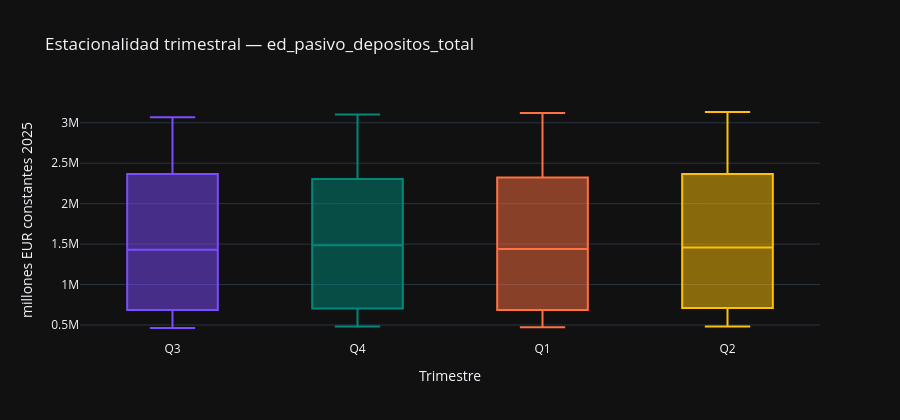

Notebook source saved alongside this figure:
### Markdown cell above
### Análisis:

Los correlogramas trimestrales son coherentes con los tests y precisan la dinámica de dependencia en cada transformación. En el nivel, la `ACF` decae linealmente desde 1, manteniéndose por encima de 0,80 en los 16 retardos representados, y la `PACF` exhibe un único pico próximo a 1 en el retardo 1 con el resto de coeficientes dentro de la banda. El patrón corresponde a una serie no estacionaria con fuerte persistencia, en línea con la `ACF` mensual del nivel.

En `Δ1` trimestral, la `ACF` cae bruscamente y la mayor parte de los coeficientes queda dentro de la banda, con picos significativos aislados, el mayor próximo a 0,48 en el retardo 4 y otros menores en los retardos 1, 8 y 12, próximos a 0,30. La `PACF` reproduce el perfil con un pico cercano a 0,40 en el retardo 4. La dependencia residual sigue el ciclo anual de la frecuencia trimestral (cuatro periodos por año), sobre una serie ya estacionarizada en media. Este resultado es consistente con la conclusión del test, que sitúa la primera diferencia trimestral en estacionariedad marginal.

En `Δ4` trimestral, la `ACF` decae despacio desde valores próximos a 0,92, se mantiene por encima de 0,50 hasta el retardo 5 y aún supera 0,20 cerca del retardo 14, dentro de la banda en los últimos retardos pero con un perfil claramente persistente. La `PACF` muestra un pico próximo a 0,92 en el retardo 1 y un segundo coeficiente significativo cercano a 0,35 en el retardo 5. La variación interanual porcentual reproduce un perfil análogo, con `ACF` que decae lentamente desde aproximadamente 0,90 y `PACF` con pico próximo a 0,90 en el retardo 1 y coeficiente próximo a 0,37 en el retardo 5. El decaimiento lento de la `ACF` en ambas transformaciones confirma la persistencia detectada por los tests y resuelve la zona ambigua de `Δ4` en favor de la no estacionariedad. La caracterización completa de la dependencia se resuelve en la fase de feature engineering.

### Code cell
# Estacionalidad trimestral reconstruida desde y_q
if len(y_q) >= 8:
    colores_bp = ['#7C4DFF', '#00897B', '#FF7043', '#FFC107']
    df_box_q = pd.DataFrame({
        'trimestre': y_q.index.quarter.map({1: 'Q1', 2: 'Q2', 3: 'Q3', 4: 'Q4'}),
        'valor': y_q.values,
        'fecha': y_q.index.strftime('%Y-%m-%d'),
    })
    df_box_q['trimestre'] = pd.Categorical(df_box_q['trimestre'],
                                            categories=['Q1', 'Q2', 'Q3', 'Q4'], ordered=True)
    fig = px.box(
        df_box_q, x='trimestre', y='valor', color='trimestre',
        hover_data=['fecha'],
        title=f'Estacionalidad trimestral — {VAR_PRINCIPAL}',
        labels={'valor': UNIDADES, 'trimestre': 'Trimestre'},
        color_discrete_sequence=colores_bp,
    )
    fig.update_layout(showlegend=False, height=420)
    fig.show()

    medias_q = y_q.groupby(y_q.index.quarter).mean()
    cv_trimestral = medias_q.std() / medias_q.mean() * 100 if medias_q.mean() != 0 else 0
    medias_dict = {k: round(float(v), 3) for k, v in medias_q.items()}
    print('Media por trimestre:', medias_dict)
    estac = '(estacionalidad apreciable)' if cv_trimestral > 5 else '(estacionalidad leve)'
    print(f'CV entre trimestres: {cv_trimestral:.2f}% {estac}')

### Figure 1 — Plotly figure (JSON) as saved in the notebook; plotly's stock layout.template omitted (floating-point values rounded to 4 significant figures)
{"data": [{"alignmentgroup": "True", "customdata": [["1974-07-01"], ["1975-07-01"], ["1976-07-01"], ["1977-07-01"], ["1978-07-01"], ["1979-07-01"], ["1980-07-01"], ["1981-07-01"], ["1982-07-01"], ["1983-07-01"], ["1984-07-01"], ["1985-07-01"], ["1986-07-01"], ["1987-07-01"], ["1988-07-01"], ["1989-07-01"], ["1990-07-01"], ["1991-07-01"], ["1992-07-01"], ["1993-07-01"], ["1994-07-01"], ["1995-07-01"], ["1996-07-01"], ["1997-07-01"], ["1998-07-01"], ["1999-07-01"], ["2000-07-01"], ["2001-07-01"], ["2002-07-01"], ["2003-07-01"], ["2004-07-01"], ["2005-07-01"], ["2006-07-01"], ["2007-07-01"], ["2008-07-01"], ["2009-07-01"], ["2010-07-01"], ["2011-07-01"], ["2012-07-01"], ["2013-07-01"], ["2014-07-01"], ["2015-07-01"], ["2016-07-01"], ["2017-07-01"], ["2018-07-01"], ["2019-07-01"], ["2020-07-01"], ["2021-07-01"], ["2022-07-01"], ["2023-07-01"], ["2024-07-01"], ["2025-07-01"]], "hovertemplate": "Trimestre=%{x}<br>millones EUR constantes 2025=%{y}<br>fecha=%{customdata[0]}<extra></extra>", "legendgroup": "Q3", "marker": {"color": "#7C4DFF"}, "name": "Q3", "notched": false, "offsetgroup": "Q3", "orientation": "v", "showlegend": true, "type": "box", "x": ["Q3", "Q3", "Q3", "Q3", "Q3", "Q3", "Q3", "Q3", "Q3", "Q3", "Q3", "Q3", "Q3", "Q3", "Q3", "Q3", "Q3", "Q3", "Q3", "Q3", "Q3", "Q3", "Q3", "Q3", "Q3", "Q3", "Q3", "Q3", "Q3", "Q3", "Q3", "Q3", "Q3", "Q3", "Q3", "Q3", "Q3", "Q3", "Q3", "Q3", "Q3", "Q3", "Q3", "Q3", "Q3", "Q3", "Q3", "Q3", "Q3", "Q3", "Q3", "Q3"], "x0": " ", "xaxis": "x", "y": [462600.0, 476000.0, 500800.0, 484100.0, 483600.0, 499400.0, 529300.0, 552100.0, 607200.0, 602900.0, 652800.0, 669700.0, 662900.0, 700800.0, 746400.0, 826500.0, 849100.0, 909800.0, 940200.0, 1080000.0, 1108000.0, 1167000.0, 1226000.0, 1282000.0, 1342000.0, 1391000.0, 1472000.0, 1583000.0, 1687000.0, 1794000.0, 1932000.0, 2177000.0, 2456000.0, 2776000.0, 3002000.0, 3067000.0, 3010000.0, 2918000.0, 2862000.0, 2620000.0, 2471000.0, 2436000.0, 2332000.0, 2272000.0, 2169000.0, 2170000.0, 2438000.0, 2460000.0, 2399000.0, 2134000.0, 2175000.0, 2285000.0], "y0": " ", "yaxis": "y"}, {"alignmentgroup": "True", "customdata": [["1974-10-01"], ["1975-10-01"], ["1976-10-01"], ["1977-10-01"], ["1978-10-01"], ["1979-10-01"], ["1980-10-01"], ["1981-10-01"], ["1982-10-01"], ["1983-10-01"], ["1984-10-01"], ["1985-10-01"], ["1986-10-01"], ["1987-10-01"], ["1988-10-01"], ["1989-10-01"], ["1990-10-01"], ["1991-10-01"], ["1992-10-01"], ["1993-10-01"], ["1994-10-01"], ["1995-10-01"], ["1996-10-01"], ["1997-10-01"], ["1998-10-01"], ["1999-10-01"], ["2000-10-01"], ["2001-10-01"], ["2002-10-01"], ["2003-10-01"], ["2004-10-01"], ["2005-10-01"], ["2006-10-01"], ["2007-10-01"], ["2008-10-01"], ["2009-10-01"], ["2010-10-01"], ["2011-10-01"], ["2012-10-01"], ["2013-10-01"], ["2014-10-01"], ["2015-10-01"], ["2016-10-01"], ["2017-10-01"], ["2018-10-01"], ["2019-10-01"], ["2020-10-01"], ["2021-10-01"], ["2022-10-01"], ["2023-10-01"], ["2024-10-01"], ["2025-10-01"]], "hovertemplate": "Trimestre=%{x}<br>millones EUR constantes 2025=%{y}<br>fecha=%{customdata[0]}<extra></extra>", "legendgroup": "Q4", "marker": {"color": "#00897B"}, "name": "Q4", "notched": false, "offsetgroup": "Q4", "orientation": "v", "showlegend": true, "type": "box", "x": ["Q4", "Q4", "Q4", "Q4", "Q4", "Q4", "Q4", "Q4", "Q4", "Q4", "Q4", "Q4", "Q4", "Q4", "Q4", "Q4", "Q4", "Q4", "Q4", "Q4", "Q4", "Q4", "Q4", "Q4", "Q4", "Q4", "Q4", "Q4", "Q4", "Q4", "Q4", "Q4", "Q4", "Q4", "Q4", "Q4", "Q4", "Q4", "Q4", "Q4", "Q4", "Q4", "Q4", "Q4", "Q4", "Q4", "Q4", "Q4", "Q4", "Q4", "Q4", "Q4"], "x0": " ", "xaxis": "x", "y": [480200.0, 504900.0, 527200.0, 502200.0, 497900.0, 524700.0, 548500.0, 574800.0, 600600.0, 613500.0, 662900.0, 677400.0, 683300.0, 727100.0, 771200.0, 838400.0, 873100.0, 924300.0, 991800.0, 1138000.0, 1161000.0, 1219000.0, 1242000.0, 1306000.0, 1379000.0, 1438000.0, 1535000.0, 1651000.0, 1706000.0, 1840000.0, 1953000.0, 2297000.0, 2556000.0, 2847000.0, 3102000.0, 3086000.0, 2966000.0, 2898000.0, 2791000.0, 2501000.0, 2452000.0, 2386000.0, 2249000.0, 2223000.0, 2158000.0, 2157000.0, 2434000.0, 2420000.0, 2230000.0, 2164000.0, 2182000.0, 2313000.0], "y0": " ", "yaxis": "y"}, {"alignmentgroup": "True", "customdata": [["1975-01-01"], ["1976-01-01"], ["1977-01-01"], ["1978-01-01"], ["1979-01-01"], ["1980-01-01"], ["1981-01-01"], ["1982-01-01"], ["1983-01-01"], ["1984-01-01"], ["1985-01-01"], ["1986-01-01"], ["1987-01-01"], ["1988-01-01"], ["1989-01-01"], ["1990-01-01"], ["1991-01-01"], ["1992-01-01"], ["1993-01-01"], ["1994-01-01"], ["1995-01-01"], ["1996-01-01"], ["1997-01-01"], ["1998-01-01"], ["1999-01-01"], ["2000-01-01"], ["2001-01-01"], ["2002-01-01"], ["2003-01-01"], ["2004-01-01"], ["2005-01-01"], ["2006-01-01"], ["2007-01-01"], ["2008-01-01"], ["2009-01-01"], ["2010-01-01"], ["2011-01-01"], ["2012-01-01"], ["2013-01-01"], ["2014-01-01"], ["2015-01-01"], ["2016-01-01"], ["2017-01-01"], ["2018-01-01"], ["2019-01-01"], ["2020-01-01"], ["2021-01-01"], ["2022-01-01"], ["2023-01-01"], ["2024-01-01"], ["2025-01-01"]], "hovertemplate": "Trimestre=%{x}<br>millones EUR constantes 2025=%{y}<br>fecha=%{customdata[0]}<extra></extra>", "legendgroup": "Q1", "marker": {"color": "#FF7043"}, "name": "Q1", "notched": false, "offsetgroup": "Q1", "orientation": "v", "showlegend": true, "type": "box", "x": ["Q1", "Q1", "Q1", "Q1", "Q1", "Q1", "Q1", "Q1", "Q1", "Q1", "Q1", "Q1", "Q1", "Q1", "Q1", "Q1", "Q1", "Q1", "Q1", "Q1", "Q1", "Q1", "Q1", "Q1", "Q1", "Q1", "Q1", "Q1", "Q1", "Q1", "Q1", "Q1", "Q1", "Q1", "Q1", "Q1", "Q1", "Q1", "Q1", "Q1", "Q1", "Q1", "Q1", "Q1", "Q1", "Q1", "Q1", "Q1", "Q1", "Q1", "Q1"], "x0": " ", "xaxis": "x", "y": [472600.0, 497400.0, 502600.0, 493900.0, 493400.0, 513900.0, 536800.0, 586100.0, 596300.0, 608600.0, 657500.0, 665700.0, 670800.0, 726800.0, 785000.0, 824700.0, 916100.0, 901400.0, 979500.0, 1076000.0, 1151000.0, 1214000.0, 1241000.0, 1330000.0, 1381000.0, 1440000.0, 1571000.0, 1651000.0, 1729000.0, 1863000.0, 2021000.0, 2336000.0, 2628000.0, 2867000.0, 3122000.0, 3063000.0, 2947000.0, 3019000.0, 2798000.0, 2525000.0, 2499000.0, 2408000.0, 2280000.0, 2232000.0, 2217000.0, 2278000.0, 2473000.0, 2368000.0, 2192000.0, 2138000.0, 2211000.0], "y0": " ", "yaxis": "y"}, {"alignmentgroup": "True", "customdata": [["1975-04-01"], ["1976-04-01"], ["1977-04-01"], ["1978-04-01"], ["1979-04-01"], ["1980-04-01"], ["1981-04-01"], ["1982-04-01"], ["1983-04-01"], ["1984-04-01"], ["1985-04-01"], ["1986-04-01"], ["1987-04-01"], ["1988-04-01"], ["1989-04-01"], ["1990-04-01"], ["1991-04-01"], ["1992-04-01"], ["1993-04-01"], ["1994-04-01"], ["1995-04-01"], ["1996-04-01"], ["1997-04-01"], ["1998-04-01"], ["1999-04-01"], ["2000-04-01"], ["2001-04-01"], ["2002-04-01"], ["2003-04-01"], ["2004-04-01"], ["2005-04-01"], ["2006-04-01"], ["2007-04-01"], ["2008-04-01"], ["2009-04-01"], ["2010-04-01"], ["2011-04-01"], ["2012-04-01"], ["2013-04-01"], ["2014-04-01"], ["2015-04-01"], ["2016-04-01"], ["2017-04-01"], ["2018-04-01"], ["2019-04-01"], ["2020-04-01"], ["2021-04-01"], ["2022-04-01"], ["2023-04-01"], ["2024-04-01"], ["2025-04-01"]], "hovertemplate": "Trimestre=%{x}<br>millones EUR constantes 2025=%{y}<br>fecha=%{customdata[0]}<extra></extra>", "legendgroup": "Q2", "marker": {"color": "#FFC107"}, "name": "Q2", "notched": false, "offsetgroup": "Q2", "orientation": "v", "showlegend": true, "type": "box", "x": ["Q2", "Q2", "Q2", "Q2", "Q2", "Q2", "Q2", "Q2", "Q2", "Q2", "Q2", "Q2", "Q2", "Q2", "Q2", "Q2", "Q2", "Q2", "Q2", "Q2", "Q2", "Q2", "Q2", "Q2", "Q2", "Q2", "Q2", "Q2", "Q2", "Q2", "Q2", "Q2", "Q2", "Q2", "Q2", "Q2", "Q2", "Q2", "Q2", "Q2", "Q2", "Q2", "Q2", "Q2", "Q2", "Q2", "Q2", "Q2", "Q2", "Q2", "Q2"], "x0": " ", "xaxis": "x", "y": [480300.0, 492400.0, 503100.0, 492500.0, 501100.0, 521400.0, 555400.0, 592500.0, 595700.0, 626800.0, 669200.0, 681500.0, 697700.0, 748000.0, 814100.0, 858800.0, 913100.0, 904500.0, 1068000.0, 1115000.0, 1155000.0, 1213000.0, 1281000.0, 1348000.0, 1398000.0, 1458000.0, 1585000.0, 1671000.0, 1771000.0, 1915000.0, 2146000.0, 2355000.0, 2695000.0, 2917000.0, 3133000.0, 3074000.0, 2978000.0, 3003000.0, 2717000.0, 2487000.0, 2423000.0, 2372000.0, 2274000.0, 2199000.0, 2202000.0, 2436000.0, 2469000.0, 2388000.0, 2161000.0, 2125000.0, 2234000.0], "y0": " ", "yaxis": "y"}], "layout": {"boxmode": "overlay", "height": 420, "legend": {"title": {"text": "Trimestre"}, "tracegroupgap": 0}, "showlegend": false, "title": {"text": "Estacionalidad trimestral — ed_pasivo_depositos_total"}, "xaxis": {"anchor": "y", "categoryarray": ["Q3", "Q4", "Q1", "Q2"], "categoryorder": "array", "domain": [0.0, 1.0], "title": {"text": "Trimestre"}}, "yaxis": {"anchor": "x", "domain": [0.0, 1.0], "title": {"text": "millones EUR constantes 2025"}}}}
